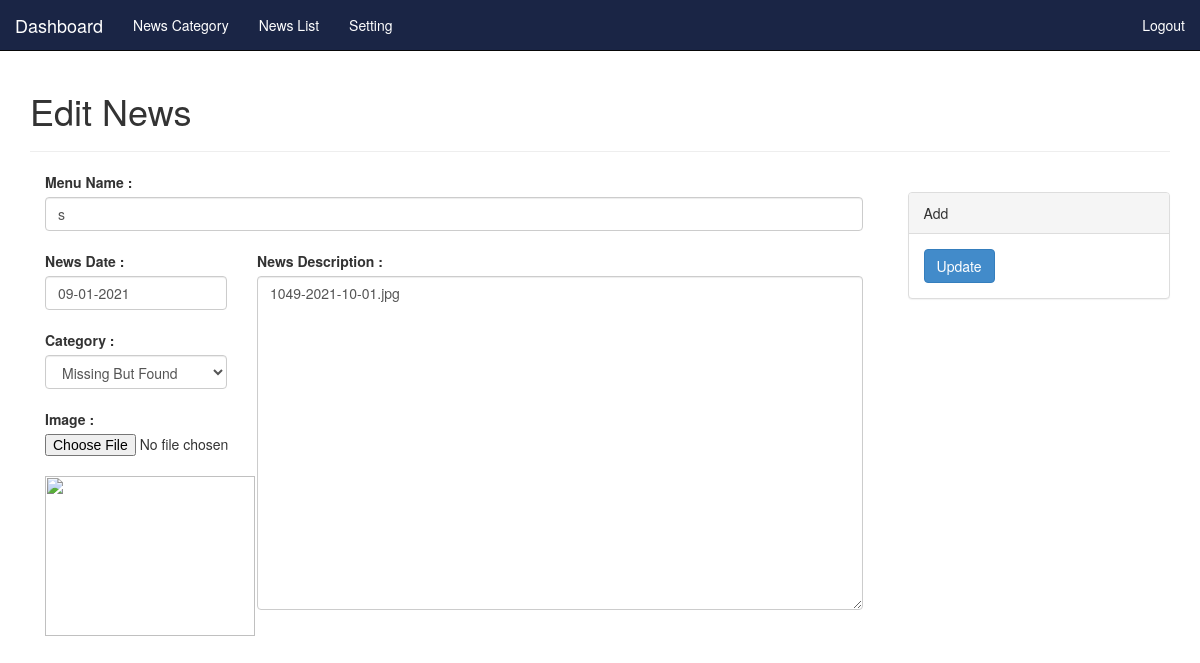
The page /admin/edit-menu.php?id=12 (signed in) on the database its author committed.
### tables this page shows
CREATE TABLE `tbl_news` (
  `nid` int(11) NOT NULL,
  `news_heading` varchar(500) NOT NULL,
  `cat_id` int(11) NOT NULL,
  `news_status` int(11) NOT NULL DEFAULT 1,
  `news_date` varchar(255) NOT NULL,
  `phone` varchar(15) NOT NULL,
  `news_image` text NOT NULL,
  `news_description` text NOT NULL
);

### admin/includes/edit-menu-form.php (the view, shortened to what this page needs)
<?php
	include_once('connect_database.php');
?>
<div id="content" class="container col-md-12">
	<?php
		if(isset($_GET['id'])){
			$ID = $_GET['id'];
		}else{
			$ID = "";
		}
		$category_data = array();
		$sql_query = "SELECT cid, category_name
				FROM tbl_news_category
				ORDER BY cid ASC";
		$stmt_category = $connect->stmt_init();
		if($stmt_category->prepare($sql_query)) {
			$stmt_category->execute();
			$stmt_category->store_result();
			$stmt_category->bind_result($category_data['cid'],
				$category_data['category_name']
				);
		}
		$data = array();
		$sql_query = "SELECT * FROM tbl_news WHERE nid = ?";
		$stmt = $connect->stmt_init();
		if($stmt->prepare($sql_query)) {
			$stmt->bind_param('s', $ID);
			$stmt->execute();
			$stmt->store_result();
			$stmt->bind_result($data['nid'],
					$data['news_heading'],
					$data['cid'],
					$data['Price'],
					$data['news_date'],
					$data['news_image'],
					$data['news_description']
					);
		}
	?>
	<div class="col-md-12">
	<h1>Edit News <?php echo isset($error['update_data']) ? $error['update_data'] : '';?></h1>
	<hr />
	</div>
	<form method="post" enctype="multipart/form-data">
	<div class="col-md-9">
		<div class="col-md-12">
			<label>Menu Name :</label><?php echo isset($error['news_heading']) ? $error['news_heading'] : '';?>
			<input type="text" name="news_heading" class="form-control" value="<?php echo $data['news_heading']; ?>"/>
		</div>
		<div class="col-md-3">
	    <br>
	    <label>News Date :</label><?php echo isset($error['news_date']) ? $error['news_date'] : '';?>
		<input type="text" name="news_date" id="news_date" value="<?php echo $data['news_date']; ?>" class="form-control">
		<br/>
	    <label>Category :</label><?php echo isset($error['cid']) ? $error['cid'] : '';?>
		<select name="cid" class="form-control">
			<?php while($stmt_category->fetch()){
				if($category_data['cid'] == $data['cid']){?>
					<option value="<?php echo $category_data['cid']; ?>" selected="<?php echo $data['cid']; ?>" ><?php echo $category_data['category_name']; ?></option>
				<?php }else{ ?>
					<option value="<?php echo $category_data['cid']; ?>" ><?php echo $category_data['category_name']; ?></option>
				<?php }} ?>
		</select>
	    <br/>
		<label>Image :</label><?php echo isset($error['news_image']) ? $error['news_image'] : '';?>
		<input type="file" name="news_image" id="news_image"/><br />
		<img src="upload/<?php echo $data['news_image']; ?>" width="210" height="160"/>
		</div>
		<div class="col-md-9">
		<br>
		<label>News Description :</label><?php echo isset($error['news_description']) ? $error['news_description'] : '';?>
		<textarea name="news_description" id="news_description" class="form-control" rows="16"><?php echo $data['news_description']; ?></textarea>
		</div>
	</div>
	<div class="col-md-3">
	<br/>
		<div class="panel panel-default">
			<div class="panel-heading">Add</div>
				<div class="panel-body">
					<input type="submit" class="btn-primary btn" value="Update" name="btnEdit" />
				</div>
		</div>
	</div>
	</form>
</div>

### rows shown on the page
tbl_news: news_heading "s", news_date "09-01-2021", news_description "1049-2021-10-01.jpg"

### other values the page prints
form field cid "Missing But Found"
